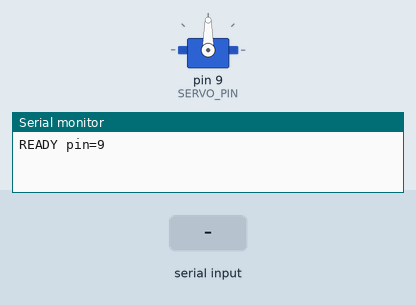
Simulated run of this sketch. Board: Arduino Uno, built with avr-gcc and run on an emulated ATmega328P. Shown: servo, the last lines printed to the serial monitor. Inputs (shaded band) come from the test bench.

Above: at 1.5 s.
1.6 s: "sweep\n" received over Serial
4.6 s: "30,150\n" received over Serial
At 5.4 s:
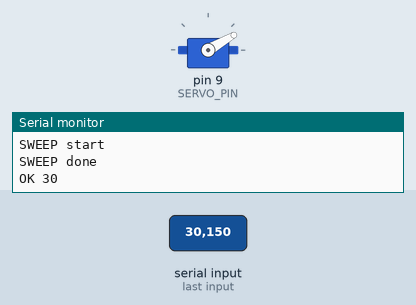
6.1 s: "200\n" received over Serial
At 6.5 s:
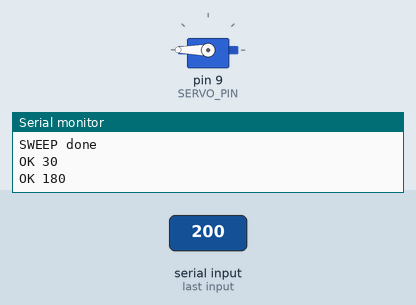
7.6 s: "center\n" received over Serial
At 8.8 s:
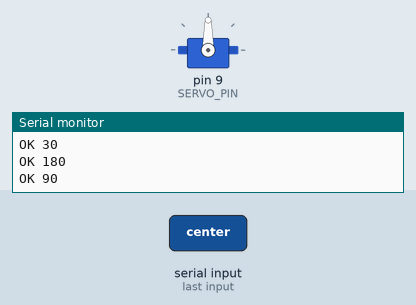
9.1 s: "0\n" received over Serial
At 9.8 s:
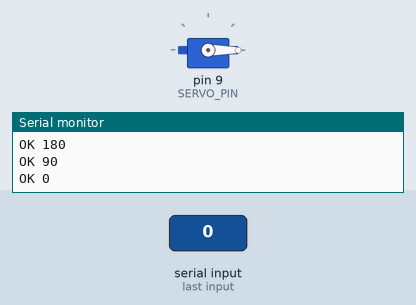
Timing chart, 0 to 11.6 s (numbered marks = the images above; inputs shaded):
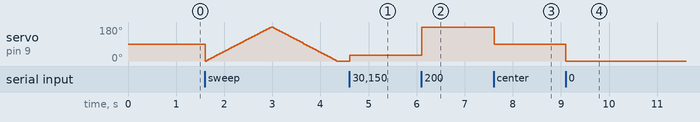

The sketch:

servo_serial.ino
```cpp
/*
 * Raspberry Pi からシリアルで角度を受け取り、9ピンのサーボを動かす。
 *
 * 配線:
 *   サーボ信号線 -> Arduino D9
 *   サーボ GND   -> Arduino GND（電源のGNDとも共通にする）
 *   サーボ VCC   -> 5V電源（SG90ならArduino 5Vでも可。大きなサーボは別電源）
 *
 * ラズパイとは USB ケーブルでつなぐ（シリアルは USB 経由）。
 *
 * 受信フォーマット（改行終わり）:
 *   90          -> 90度へ
 *   a:45        -> 45度へ
 *   center      -> 90度
 *   sweep       -> 0-180 を往復
 */

#include <Servo.h>

const int SERVO_PIN = 9;
const int BAUD = 8080;
const int MIN_ANGLE = 0;
const int MAX_ANGLE = 180;

Servo servo;
int currentAngle = 90;
String line;

void setup() {
  Serial.begin(BAUD);
  servo.attach(SERVO_PIN);
  servo.write(currentAngle);
  delay(300);
  Serial.println("READY pin=9");
}

void setAngle(int angle) {
  if (angle < MIN_ANGLE) angle = MIN_ANGLE;
  if (angle > MAX_ANGLE) angle = MAX_ANGLE;
  currentAngle = angle;
  servo.write(currentAngle);
  Serial.print("OK ");
  Serial.println(currentAngle);
}

void sweep() {
  Serial.println("SWEEP start");
  for (int a = 0; a <= 180; a += 2) {
    servo.write(a);
    delay(15);
  }
  for (int a = 180; a >= 0; a -= 2) {
    servo.write(a);
    delay(15);
  }
  currentAngle = 0;
  Serial.println("SWEEP done");
}

void handleLine(String cmd) {
  cmd.trim();
  cmd.toLowerCase();
  if (cmd.length() == 0) {
    return;
  }

  if (cmd == "center") {
    setAngle(90);
    return;
  }
  if (cmd == "sweep") {
    sweep();
    return;
  }
  if (cmd.startsWith("a:")) {
    cmd = cmd.substring(2);
  }

  int angle = cmd.toInt();
  if (cmd == "0" || angle > 0) {
    setAngle(angle);
    return;
  }

  Serial.print("ERR unknown: ");
  Serial.println(cmd);
}

void loop() {
  while (Serial.available() > 0) {
    char c = Serial.read();
    if (c == '\n' || c == '\r') {
      if (line.length() > 0) {
        handleLine(line);
        line = "";
      }
    } else {
      line += c;
      if (line.length() > 32) {
        line = "";
        Serial.println("ERR too long");
      }
    }
  }
}
```

Measured:
- after the input at 4.6 s, servo on pin 9 (SERVO_PIN): 0° → 30° at once
- after the input at 6.1 s, servo on pin 9 (SERVO_PIN): 30° → 180° at once
- after the input at 7.6 s, servo on pin 9 (SERVO_PIN): 180° → 90° at once
- after the input at 9.1 s, servo on pin 9 (SERVO_PIN): 90° → 0° at once
